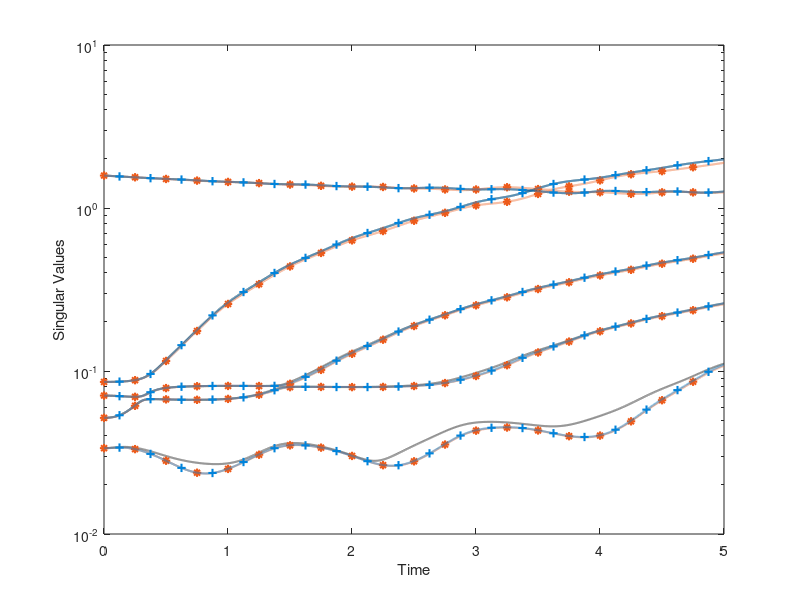
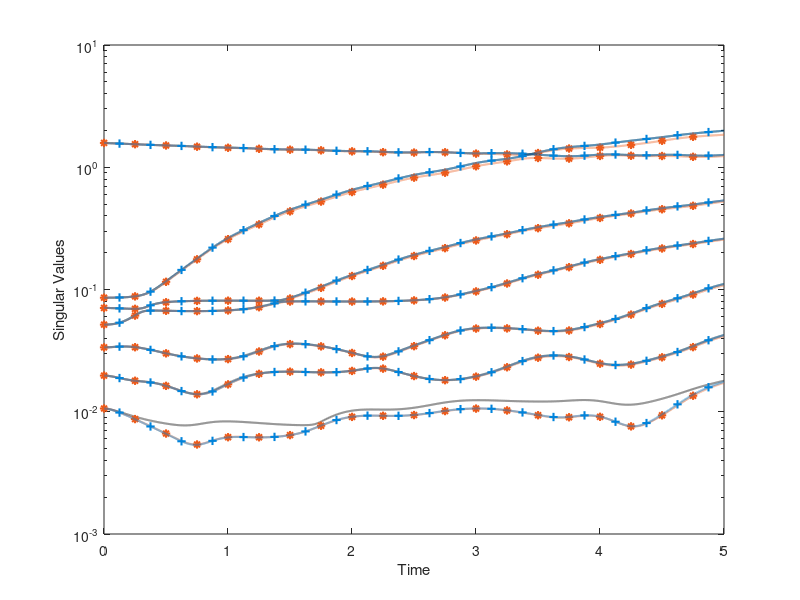

Reproduce these figures in MATLAB, in order. (Note: this script raises an error after producing the figures.)
% Plot the singular values 
% Written by: Prerna Patil 

clc
clear 

% Singular values 
load('Neumann_d8_r5.mat');
Tf = 5;

figure(1)
for i = 1:NModes
    semilogy(dt*(1:nTimeStep/nSkip)*nSkip,SDNS(i,:),'--k',LW,1.5);
    hold on 
    semilogy(dt*(1:nTimeStep),SDO(i,:),'--','color',RGB2,LW,1.5);
    semilogy(dt*(1:500:nTimeStep),SDO(i,1:500:nTimeStep),'*','color',RGB2,LW,1.5);
    
    semilogy(dt*(1:nTimeStep),Sigma(i,:),':','color',RGB1,LW,1.5);
    semilogy(dt*(250:500:nTimeStep),Sigma(i,250:500:nTimeStep),'+','color',RGB1,LW,1.5);
    
end
xlabel('Time')
ylabel('Singular Values');


% Singular values 
clear
load('Neumann_d8_r7.mat');
Tf = 5;

figure(2)
for i = 1:NModes
    semilogy(dt*(1:nTimeStep/nSkip)*nSkip,SDNS(i,:),'--k',LW,1.5);
    hold on 
    semilogy(dt*(1:nTimeStep),SDO(i,:),'--','color',RGB2,LW,1.5);
    semilogy(dt*(1:500:nTimeStep),SDO(i,1:500:nTimeStep),'*','color',RGB2,LW,1.5);
    
    semilogy(dt*(1:nTimeStep),Sigma(i,:),':','color',RGB1,LW,1.5);
    semilogy(dt*(250:500:nTimeStep),Sigma(i,250:500:nTimeStep),'+','color',RGB1,LW,1.5);
    
end
xlabel('Time')
ylabel('Singular Values');


% Singular values 
clear
load('Neumann_d8_r9.mat');
Tf = 5;

figure(3)
for i = 1:NModes
    semilogy(dt*(1:nTimeStep/nSkip)*nSkip,SDNS(i,:),'--k',LW,1.5);
    hold on 
    semilogy(dt*(1:nTimeStep),SDO(i,:),'--','color',RGB2,LW,1.5);
    semilogy(dt*(1:500:nTimeStep),SDO(i,1:500:nTimeStep),'*','color',RGB2,LW,1.5);
    
    semilogy(dt*(1:nTimeStep),Sigma(i,:),':','color',RGB1,LW,1.5);
    semilogy(dt*(250:500:nTimeStep),Sigma(i,250:500:nTimeStep),'+','color',RGB1,LW,1.5);
    
end
xlabel('Time')
ylabel('Singular Values');
h= zeros(3,1);
h(1) = plot(NaN,NaN,'--k','linewidth',1.5);
h(2) = plot(NaN,NaN,':+','color',RGB1,LW,2.5);
h(3) = plot(NaN,NaN,'-*','color',RGB2,LW,1.5);
legend(h,'KL','DBO','DO','Location','southeast' );
set(gca,'FontName','Times New Roman','FontSize',18);
box on 
grid on 
ax= gca;
ax.XMinorGrid = 'on';
ax.YMinorGrid = 'off';

figure(1)
hold on 
for i = 6:NModes
    semilogy(dt*(1:nTimeStep/nSkip)*nSkip,SDNS(i,:),'--k',LW,1.5);
    hold on 
end
ylim([10^-4 10^1]);
h= zeros(3,1);
h(1) = plot(NaN,NaN,'--k','linewidth',1.5);
h(2) = plot(NaN,NaN,':+','color',RGB1,LW,2.5);
h(3) = plot(NaN,NaN,'-*','color',RGB2,LW,1.5);
legend(h,'KL','DBO','DO' ,'Location','southeast' );
set(gca,'FontName','Times New Roman','FontSize',18);
box on 
grid on 
ax= gca;
ax.XMinorGrid = 'on';
ax.YMinorGrid = 'off';
set(gca,'LooseInset', max(get(gca,'TightInset'), 0.02));


figure(2)
hold on 
for i = 8:NModes
    semilogy(dt*(1:nTimeStep/nSkip)*nSkip,SDNS(i,:),'--k',LW,1.5);
    hold on 
end
ylim([10^-4 10^1]);
h= zeros(3,1);
h(1) = plot(NaN,NaN,'--k','linewidth',1.5);
h(2) = plot(NaN,NaN,':+','color',RGB1,LW,2.5);
h(3) = plot(NaN,NaN,'-*','color',RGB2,LW,1.5);
legend(h,'KL','DBO','DO','Location','southeast'  );
set(gca,'FontName','Times New Roman','FontSize',18);
box on 
grid on 
ax= gca;
ax.XMinorGrid = 'on';
ax.YMinorGrid = 'off';
set(gca,'LooseInset', max(get(gca,'TightInset'), 0.02));

figure(3)
ylim([10^-4 10^1]);
set(gca,'LooseInset', max(get(gca,'TightInset'), 0.02));